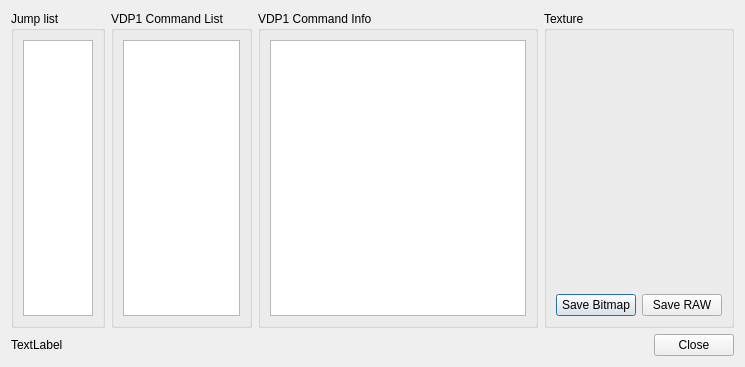
<?xml version="1.0" encoding="UTF-8"?>
<ui version="4.0">
 <class>UIDebugVDP1</class>
 <widget class="QDialog" name="UIDebugVDP1">
  <property name="geometry">
   <rect>
    <x>0</x>
    <y>0</y>
    <width>715</width>
    <height>367</height>
   </rect>
  </property>
  <property name="windowTitle">
   <string>Debug VDP1</string>
  </property>
  <layout class="QVBoxLayout" name="verticalLayout_12">
   <item>
    <layout class="QHBoxLayout" name="horizontalLayout_6">
      <item>
       <widget class="QGroupBox" name="gbCommandRaw">
        <property name="title">
         <string>Jump list</string>
        </property>
        <layout class="QVBoxLayout" name="verticalLayout_10">
         <item>
          <widget class="QListWidget" name="lwCommandRaw"/>
         </item>
        </layout>
       </widget>
      </item>
     <item>
      <widget class="QGroupBox" name="gbCommandList">
       <property name="title">
        <string>VDP1 Command List</string>
       </property>
       <layout class="QVBoxLayout" name="verticalLayout_10">
        <item>
         <widget class="QListWidget" name="lwCommandList"/>
        </item>
       </layout>
      </widget>
     </item>
     <item>
      <widget class="QGroupBox" name="gbCommandInfo">
       <property name="title">
        <string>VDP1 Command Info</string>
       </property>
       <layout class="QVBoxLayout" name="verticalLayout_11">
        <item>
         <widget class="QPlainTextEdit" name="pteCommandInfo">
          <property name="sizePolicy">
           <sizepolicy hsizetype="MinimumExpanding" vsizetype="Expanding">
            <horstretch>0</horstretch>
            <verstretch>0</verstretch>
           </sizepolicy>
          </property>
          <property name="readOnly">
           <bool>true</bool>
          </property>
         </widget>
        </item>
       </layout>
      </widget>
     </item>
     <item>
      <layout class="QVBoxLayout" name="verticalLayout_9">
       <item>
        <widget class="QGroupBox" name="gbTexture">
         <property name="sizePolicy">
          <sizepolicy hsizetype="Preferred" vsizetype="Preferred">
           <horstretch>0</horstretch>
           <verstretch>0</verstretch>
          </sizepolicy>
         </property>
         <property name="title">
          <string>Texture</string>
         </property>
         <layout class="QVBoxLayout" name="verticalLayout_5">
          <item>
           <widget class="QGraphicsView" name="gvTexture">
            <property name="sizePolicy">
             <sizepolicy hsizetype="Expanding" vsizetype="Expanding">
              <horstretch>0</horstretch>
              <verstretch>0</verstretch>
             </sizepolicy>
            </property>
            <property name="sizeIncrement">
             <size>
              <width>0</width>
              <height>0</height>
             </size>
            </property>
            <property name="styleSheet">
             <string notr="true">background-color: transparent;</string>
            </property>
            <property name="backgroundBrush">
             <brush brushstyle="NoBrush">
              <color alpha="0">
               <red>0</red>
               <green>0</green>
               <blue>0</blue>
              </color>
             </brush>
            </property>
           </widget>
          </item>
          <item>
           <spacer name="verticalSpacer">
            <property name="orientation">
             <enum>Qt::Vertical</enum>
            </property>
            <property name="sizeHint" stdset="0">
             <size>
              <width>20</width>
              <height>40</height>
             </size>
            </property>
           </spacer>
          </item>
          <item>
           <layout class="QHBoxLayout" name="horizontalLayout_2">
            <item>
             <spacer name="horizontalSpacer">
              <property name="orientation">
               <enum>Qt::Horizontal</enum>
              </property>
              <property name="sizeHint" stdset="0">
               <size>
                <width>40</width>
                <height>20</height>
               </size>
              </property>
             </spacer>
            </item>
            <item>
             <widget class="QPushButton" name="pbSaveBitmap">
              <property name="text">
               <string>Save Bitmap</string>
              </property>
             </widget>
            </item>
            <item>
             <widget class="QPushButton" name="pbSaveRawSprite">
              <property name="text">
               <string>Save RAW</string>
              </property>
             </widget>
            </item>
            <item>
             <spacer name="horizontalSpacer_2">
              <property name="orientation">
               <enum>Qt::Horizontal</enum>
              </property>
              <property name="sizeHint" stdset="0">
               <size>
                <width>40</width>
                <height>20</height>
               </size>
              </property>
             </spacer>
            </item>
           </layout>
          </item>
         </layout>
        </widget>
       </item>
      </layout>
     </item>
    </layout>
   </item>
   <item>
    <layout class="QHBoxLayout" name="horizontalLayout_7">
     <item>
      <widget class="QLabel" name="lVDP1Info">
       <property name="text">
        <string>TextLabel</string>
       </property>
      </widget>
     </item>
     <item>
      <widget class="QDialogButtonBox" name="dbbButtons">
       <property name="standardButtons">
        <set>QDialogButtonBox::Close</set>
       </property>
      </widget>
     </item>
    </layout>
   </item>
  </layout>
 </widget>
 <resources/>
 <connections>
  <connection>
   <sender>dbbButtons</sender>
   <signal>rejected()</signal>
   <receiver>UIDebugVDP1</receiver>
   <slot>reject()</slot>
   <hints>
    <hint type="sourcelabel">
     <x>347</x>
     <y>321</y>
    </hint>
    <hint type="destinationlabel">
     <x>335</x>
     <y>376</y>
    </hint>
   </hints>
  </connection>
 </connections>
</ui>
